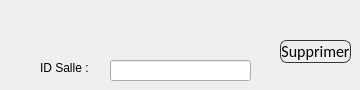
     <widget class="QWidget" name="Supprimer_salle">
      <attribute name="title">
       <string>Supprimer Salle</string>
      </attribute>
      <widget class="QLabel" name="label_5">
       <property name="geometry">
        <rect>
         <x>40</x>
         <y>60</y>
         <width>61</width>
         <height>16</height>
        </rect>
       </property>
       <property name="styleSheet">
        <string notr="true">font: 75 11pt &quot;MS Shell Dlg 2&quot;;
color: rgb(0, 0, 0);</string>
       </property>
       <property name="text">
        <string>ID Salle :</string>
       </property>
      </widget>
      <widget class="QLineEdit" name="le_id_supp">
       <property name="geometry">
        <rect>
         <x>110</x>
         <y>60</y>
         <width>141</width>
         <height>21</height>
        </rect>
       </property>
       <property name="text">
        <string/>
       </property>
      </widget>
      <widget class="QPushButton" name="pb_supprimer1">
       <property name="geometry">
        <rect>
         <x>280</x>
         <y>40</y>
         <width>71</width>
         <height>23</height>
        </rect>
       </property>
       <property name="styleSheet">
        <string notr="true">QPushButton
{
	background: transparent;
	border-style:solid;
	border-radius:7px;
	border-width:1px;
border-color: rgb(50, 53, 57);
	color:rgb(0,0,0);
	font-size:16px;
font-family:Calibri;
}

QPushButton:hover
{
	background-color: #00000000;
	border-color: rgb(30, 227, 0);
	/*color:rgb(30, 227, 0);*/
}

QPushButton:focus
{
	background-color:  rgb(30, 227, 0);
	border-color: rgba(30, 227, 0,0);
	color:rgb(255, 255, 255);
}</string>
       </property>
       <property name="text">
        <string>Supprimer</string>
       </property>
      </widget>
     </widget>
